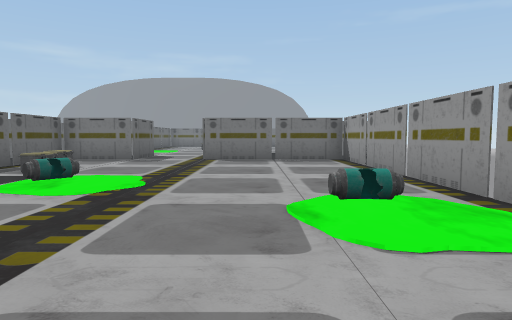
View 1 (above)

23 first-person views from a walk through a Unity game level. The camera is 1.3 m above the floor, tilts 4° down and sees 75° across. The floor is counted in squares, 2 m on a side. Each view is taken from the middle of a square. On the plan, view 1 faces up. The plan holds only what a view shows up to about 10 squares ahead; the rest is blank. The place goes on beyond the plan. The player is left out. Some surface patterns are stand-ins.

View 2
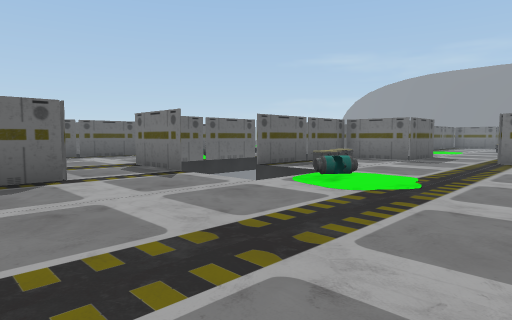

View 3
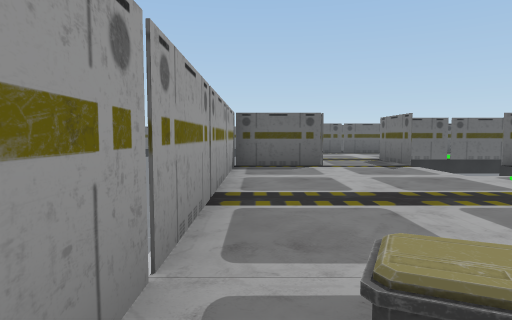

View 4
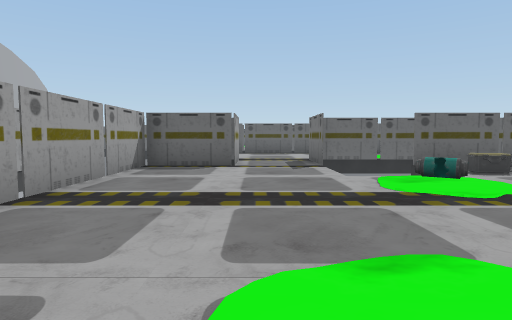

View 5
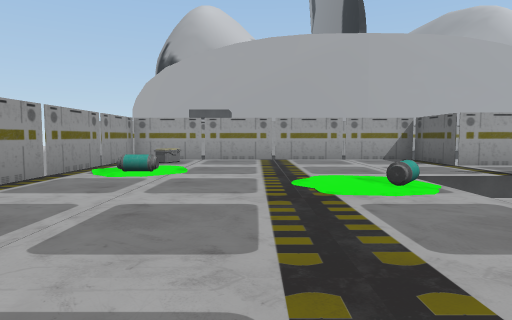

View 6
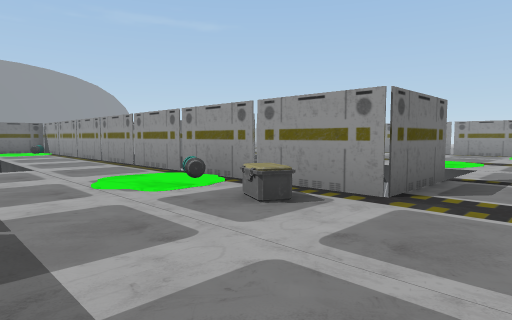

View 7
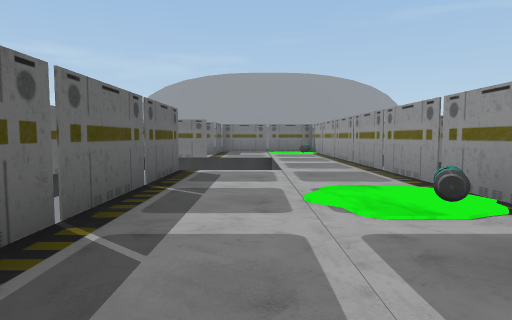

View 8
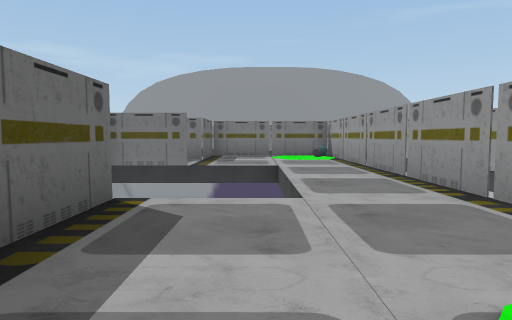

View 9
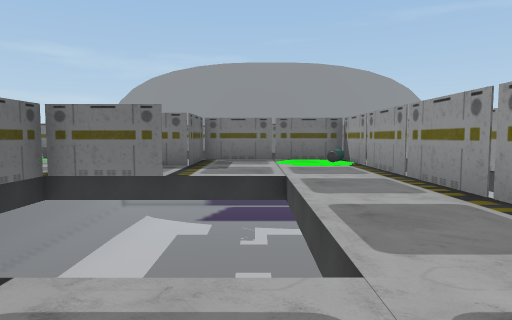

View 10
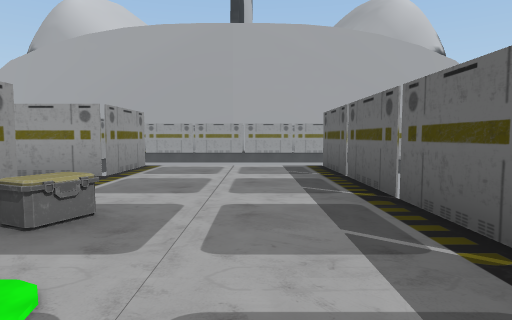

View 11
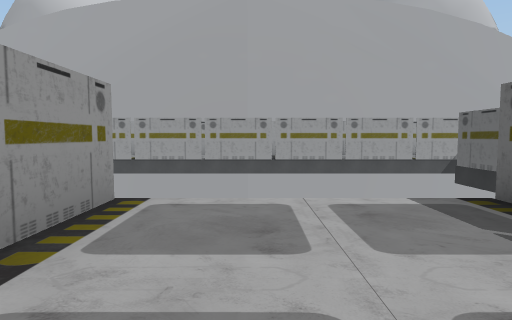

View 12
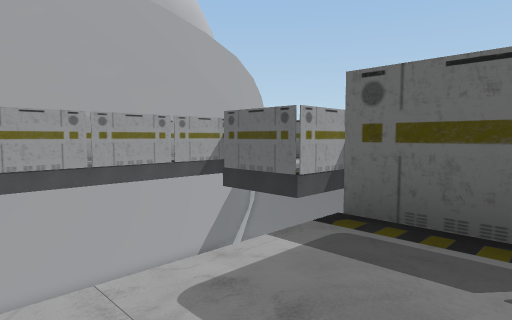

View 13
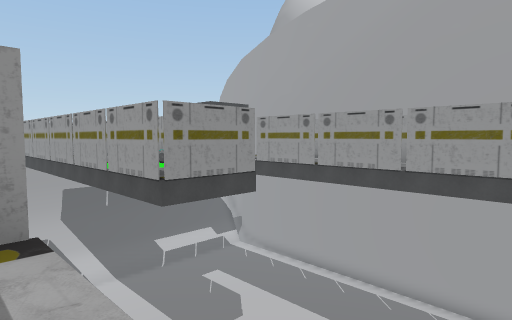

View 14
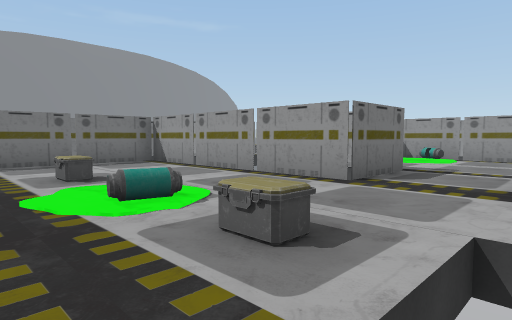

View 15
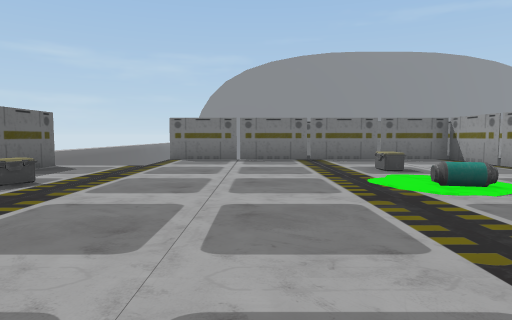

View 16
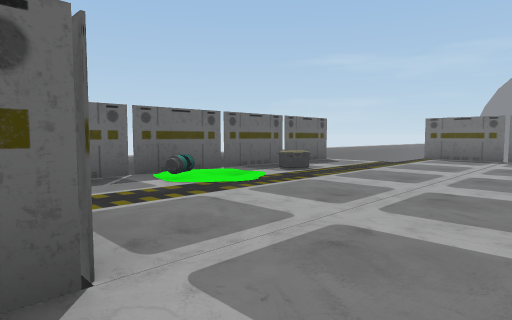

View 17
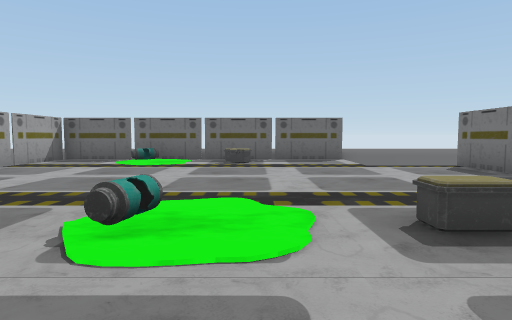

View 18
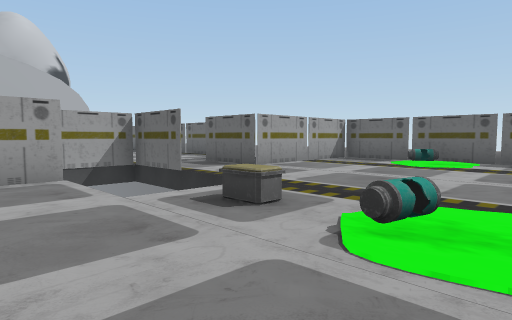

View 19
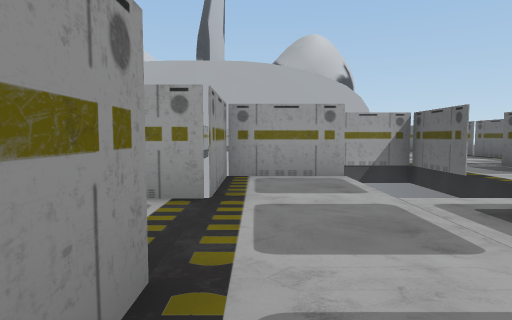

View 20
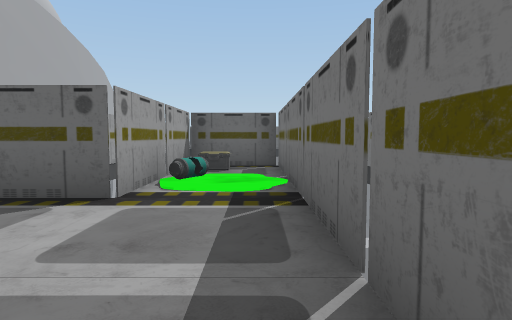

View 21
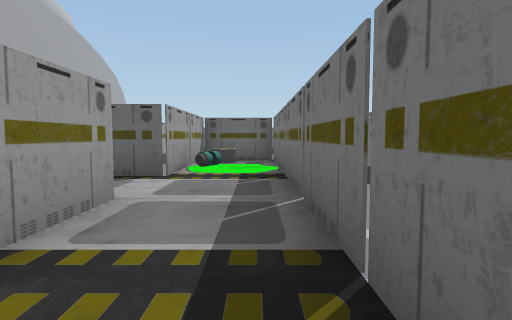

View 22
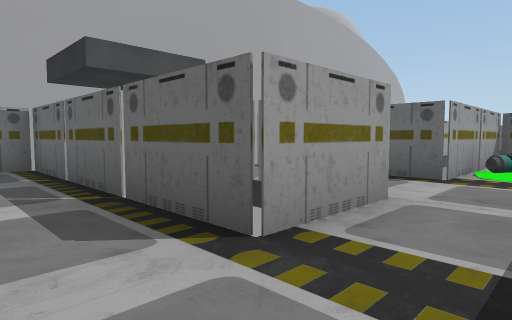

View 23
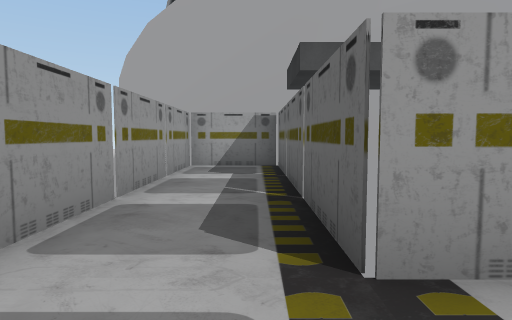

### Floor plan
Key: @ floor where view 1 was taken; # wall or solid block; . floor; = window, fence, low wall or low ledge; ≈ slime the walk keeps out of; ^ raised ledge; v drop or lower ground; B box; O other object.
Columns run from 24 left of view 1 to 5 right of it. Each row starts with its distance up from view 1.
 23 ^
 22 ^  ========
 21 ^  ........#
 20 ^  ........#
 19 #.......B..#
 18 #..........# ==   #
 17 #.B....≈≈..##..≈≈ #
 16 #.B....OO..=#..≈O #
 15 ^≈≈.....B........#
 14 ^O≈..............#v
 13 #......  ..==  ..#
 12 #......  ..#   ..##
 11 ^===#..# ==    ..# =#..
 10    =#..==      ..# =#..====
  9     ...    ##....##........#
  8             #....##........#
  7             #..≈≈ #.O......#
  6             #..≈O #.B......#
  5             #....#   O≈....#
  4             #...B==  ≈≈....#
  3             #............O≈
  2             #............≈.#
  1             #....=#......B.#
  0             #....##.....@..#
 -1                    ========
 -2          ==        v v =====
 -3           .#      v#=≈≈......
 -4           .#      vBBO≈......
 -5           =           #..=#..#
 -6          =============#..##..#
 -7             .    .      .##..#
 -8             .    .        #..#
 -9             =    =        #..#
-10                           #..#
-11                            ==

Where each view was taken, in squares from view 1:
view 1: 0 up, 0 right, facing up
view 2: 0 up, 0 right, facing up-left
view 3: 0 up, 2 right, facing left
view 4: 2 up, 2 right, facing left
view 5: 9 up, 1 left, facing down
view 6: 2 up, 11 left, facing up-right
view 7: 3 up, 10 left, facing up
view 8: 6 up, 10 left, facing up
view 9: 8 up, 10 left, facing up
view 10: 7 up, 10 left, facing down
view 11: 3 up, 9 left, facing down
view 12: 1 up, 9 left, facing down-left
view 13: 0 up, 10 left, facing down-right
view 14: 13 up, 18 left, facing up-right
view 15: 12 up, 19 left, facing up
view 16: 11 up, 18 left, facing up-left
view 17: 17 up, 14 left, facing left
view 18: 17 up, 14 left, facing down-left
view 19: 17 up, 14 left, facing down
view 20: 3 down, 2 right, facing left
view 21: 3 down, 4 right, facing left
view 22: 3 down, 4 right, facing down-left
view 23: 3 down, 3 right, facing down
